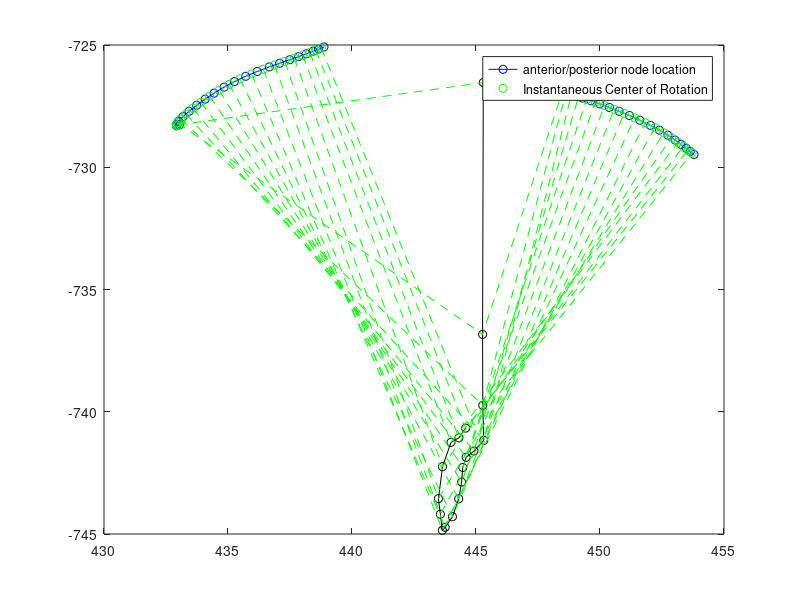
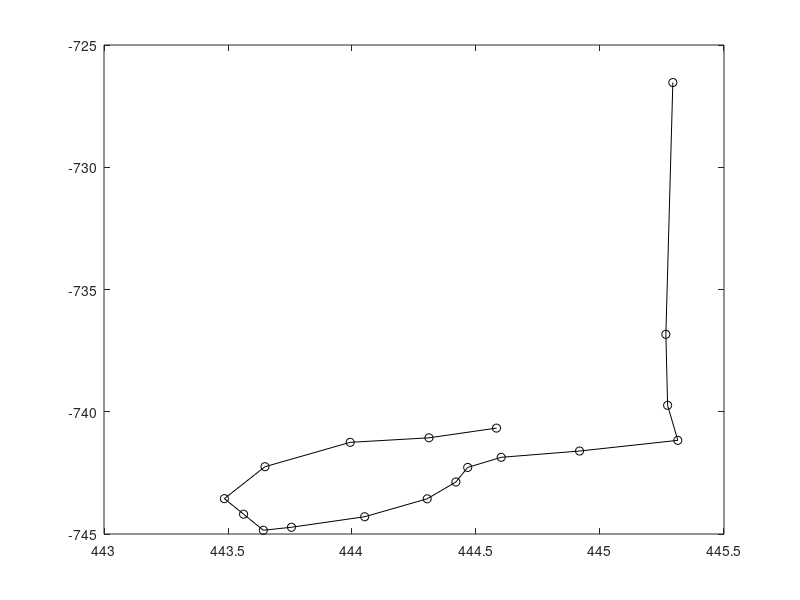

The MATLAB source for these figures, in order:
%% This will attempt to find the instantaneous Center of Rotation Generically
clear,clc
% Number of time steps (k)
k = 21;
% first the anterior and posterior nodes and the original positions of the nodes are needed
% appended to the nodes are the location of each node for the nth time step
% Anterior Node: 48025
% anodex = .690084; this is commented out because motion in the y,z plane
% is needed
anodey = 433.003+[0.0426379 -0.0757545 -0.0845906 0.0060263 0.180537 0.4264 0.732903 1.07275 1.43613 1.83854 2.2551 2.70914 3.17524 3.6604 4.07669 4.49005 4.84884 5.15352 5.43123 5.65186 5.86669];
anodez = -728.01+[-0.26043 -0.295993 -0.233165 -0.104378 0.0770283 0.298211 0.546033 0.7963 1.04059 1.28613 1.51353 1.73074 1.92708 2.11288 2.26453 2.40784 2.53617 2.6514 2.75739 2.84356 2.92923 ];
% posterior node: 49541
% pnodex=1.05125
pnodey=448.452+[0.0901372 -0.0308943 -0.0327768 0.0709056 0.261011 0.521296 0.837981 1.18044 1.53768 1.92407 2.3155 2.73382 3.15471 3.58347 3.94164 4.28759 4.57645 4.81254 5.02249 5.18481 5.33974  ];
pnodez=-726.226+[-0.682486 -0.685294 -0.700613 -0.734214 -0.784086 -0.849115 -0.941246 -1.05493 -1.18279 -1.32749 -1.48152 -1.65712 -1.84917 -2.05957 -2.25563 -2.46553 -2.66376 -2.83985 -2.99941 -3.1274 -3.24991 ];

% midpoint between time step n and n-1
for n = 2:k
    amidy(n-1) = 0.5.*(-anodey(n-1)+anodey(n))+anodey(n-1);
    amidz(n-1) = 0.5.*(-anodez(n-1)+anodez(n))+anodez(n-1);
    pmidy(n-1) = 0.5.*(-pnodey(n-1)+pnodey(n))+pnodey(n-1);
    pmidz(n-1) = 0.5.*(-pnodez(n-1)+pnodez(n))+pnodez(n-1);
end

plot(anodey,anodez,'bo-')
hold on 
plot(amidy,amidz,'go')
plot(pnodey,pnodez,'bo-')
plot(pmidy,pmidz,'go-')

% the angles "tao" between points
for n = 2:k
    taoa(n-1) = atan((anodez(n)-anodez(n-1))/(anodey(n)-anodey(n-1)));
    taob(n-1) = atan((pnodez(n)-pnodez(n-1))/(pnodey(n)-pnodey(n-1)));
end

% location of the center of rotation
for n = 2:k
matrix = [amidy(n-1) pmidy(n-1) amidz(n-1) pmidz(n-1)]';
matrix1 = [1 0 -sin(taoa(n-1)) 0;1 0 0 -sin(taob(n-1));0 1 cos(taoa(n-1)) 0; 0 1 0 cos(taob(n-1))];
matrixfinal = matrix1\matrix;
mat(n,:) = matrixfinal';
end

plot(mat(3:20,1),mat(3:20,2),'ko-')
legend('anterior/posterior node location','Instantaneous Center of Rotation','autoupdate','off')
for n = 3:k
plot([amidy(n-1) mat(n,1) pmidy(n-1)],[amidz(n-1) mat(n,2) pmidz(n-1)],'g--')
end

hold off
figure(2)
plot(mat(3:20,1),mat(3:20,2),'ko-')
